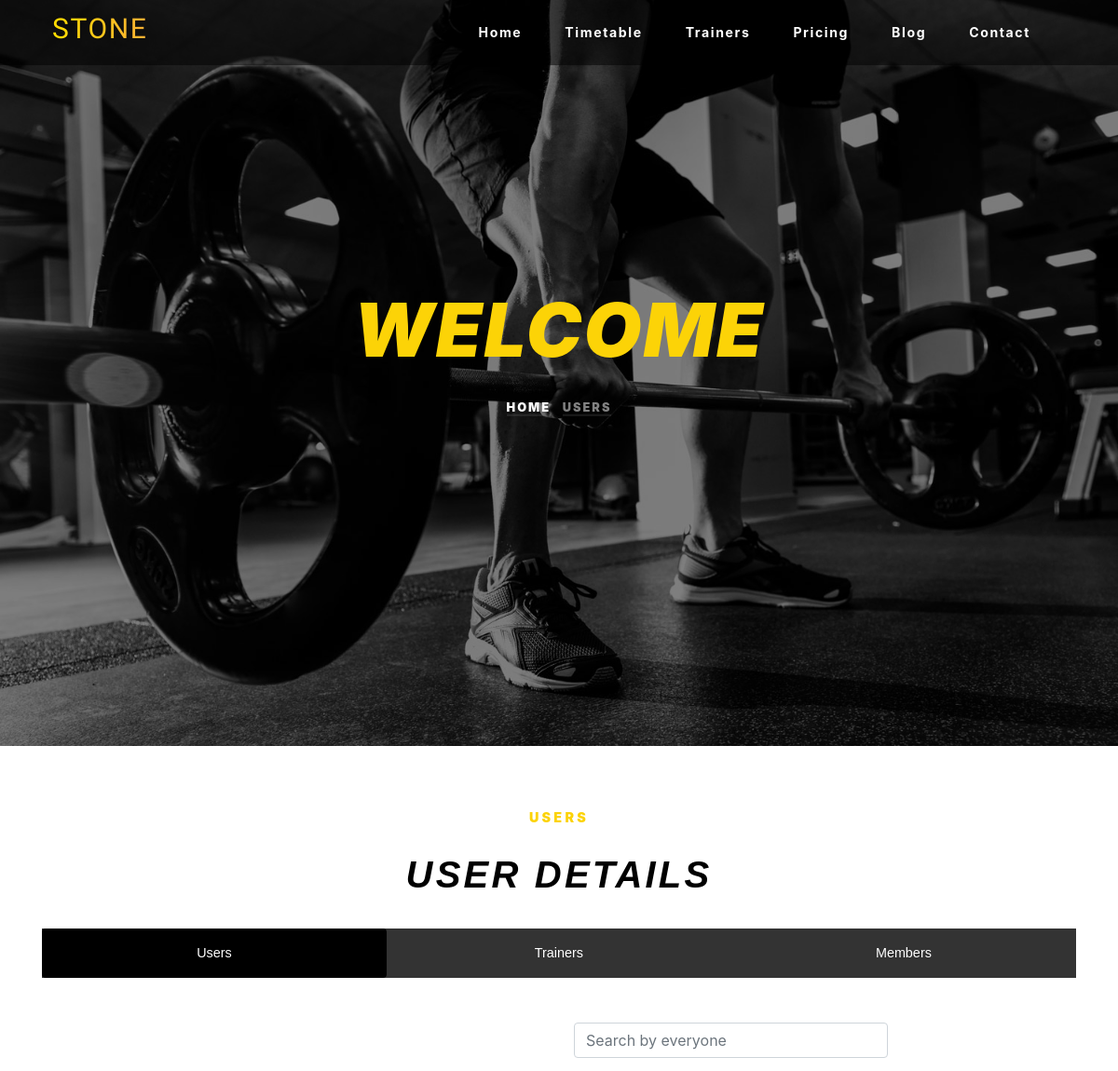
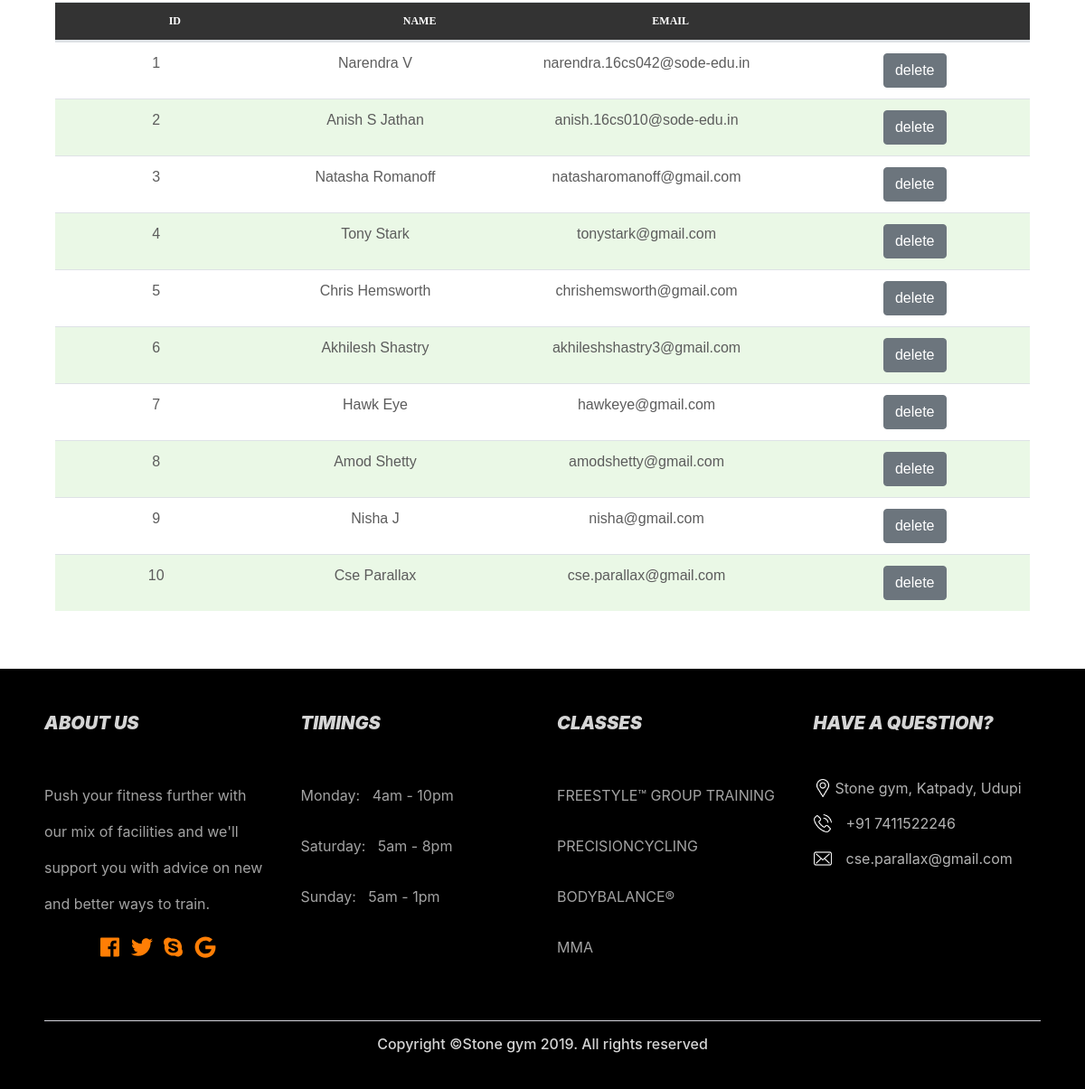
The page /users.php on the database its author committed (2 pictures, top to bottom).
### tables this page shows
CREATE TABLE `users` (
  `id` int(11) NOT NULL,
  `firstname` varchar(100) NOT NULL,
  `lastname` varchar(100) NOT NULL,
  `email` varchar(200) NOT NULL,
  `password` varchar(300) NOT NULL,
  `phoneno` bigint(15) NOT NULL,
  `address` varchar(500) NOT NULL,
  `city` varchar(100) NOT NULL,
  `postal_code` int(10) NOT NULL,
  `token` int(11) NOT NULL
);

### controllers/usersController.php (called while the page is built, shortened)
<?php
    $userQuery = "SELECT * FROM users";
    $stmt = $conn->prepare($userQuery);
    $stmt->execute();
    $user_result = $stmt->get_result();
?>

### users.php (the view, shortened to what this page needs)
<?php
    include 'controllers/authController.php';
    include 'controllers/usersController.php';
?>
<!DOCTYPE html>
<html lang="en">
<head>
    <link href="https://stackpath.bootstrapcdn.com/font-awesome/4.7.0/css/font-awesome.min.css" rel="stylesheet">
    <link rel="stylesheet" href="https://maxcdn.bootstrapcdn.com/bootstrap/4.0.0/css/bootstrap.min.css">
	<link rel="stylesheet" href="https://unpkg.com/aos@next/dist/aos.css" />
	<link rel="stylesheet" href="css/owl.carousel.min.css">
    <link rel="stylesheet" href="css/owl.theme.default.min.css">
    <link href="css/style.css" rel="stylesheet">
    <link href="css/others.css" rel="stylesheet">
    <link href="css/trainers.css" rel="stylesheet">
    <link href="css/easyTable.css"  rel="stylesheet">
</head>
<body onload="userfun()">
    <nav class="navbar navbar-expand-md navbar-dark bg-dark justify-content-center fixed-top">
        <div class="container-fluid pl-5 pr-5">
            <a class="navbar-brand" href="index.php"><h1>STONE</h1></a>
            <div class="collapse navbar-collapse" id="navbarResposive">
                <ul class="navbar-nav ml-auto">
                    <li class="nav-item"><a href="index.php" class="nav-link">Home</a></li>
                    <li class="nav-item"><a href="timetable.php" class="nav-link">Timetable</a></li>
                    <li class="nav-item"><a href="trainers.php" class="nav-link">Trainers</a></li>
                    <?php
                        if(isset($_SESSION['id']))
                        {
                            if($_SESSION['email'] === "narendramanipal2@gmail.com" || $_SESSION['email'] === "anishsjathan@gmail.com")
                            {
                    ?>
                    <li class="nav-item active"><a href="users.php" class="nav-link">Admin</a></li>
                    <?php
                            }
                            else
                            {
                    ?>
                    <li class="nav-item"><a href="pricing.php" class="nav-link">Pricing</a></li>
                    <?php
                            }
                        }
                        else
                        {
                    ?>
                    <li class="nav-item"><a href="pricing.php" class="nav-link">Pricing</a></li>
                    <?php
                        }
                    ?>
                    <li class="nav-item"><a href="blog.php" class="nav-link">Blog</a></li>
                    <li class="nav-item"><a href="contact.php" class="nav-link">Contact</a></li>
                </ul>
            </div>
        </div>
    </nav>
    <div id="car_slides" class="carousel slide" data-ride="carousel" data-interval="7000">
        <div class="carousel-inner">
            <div class="carousel-item active">
                <img src="img/bg_1.jpg">
                <div class="overlay"></div>
                <div class="carousel-caption mt-5 pt-md-5">
                    <h1 class="mb-md-3 mt-md-5 pt-md-5 bread" data-aos="fade-up" data-aos-delay="100">Welcome</h1>
                    <p class="breadcrumbs text-center"><span class="mr-2"><a href="index.php">Home</a></span> <span>users</span></p>
                </div>
            </div>
        </div>
    </div>
    <div class="container-fluid padding">
        <div class="row padding" data-aos="fade-up" data-aos-delay="100">
            <div class="col-12 heading-section text-center mt-5">
                <span>users</span>
            </div>
            <div class="col-12 heading-section text-center">
                <h1>User details</h1>
            </div>
        </div>
        <div class="row padding table-select" data-aos="fade-up" data-aos-delay="250" id="tableContent">
            <div class="container">
                <ul class="nav nav-pills">
                    <li><a class="nav-item nav-link active" data-toggle="pill" href="#users" onclick="userfun()">Users</a></li>
                    <li><a class="nav-item nav-link" data-toggle="pill" href="#trainers" onclick="trainerfun()">Trainers</a></li>
                    <li><a class="nav-item nav-link" data-toggle="pill" href="#members" onclick="memberfun()">Members</a></li>
                </ul>
            </div>
        </div>
        <div class="tab-content" data-aos="fade-up" data-aos-delay="400">
            <div  class="row padding tab-pane fade show active" id="users">
                <div class="container">
                    <div class="col-12 panel panel-default">
                        <div class="table100 ver6 panel-body">
                            <table id="user-table">
                                <thead class="text-center" data-vertable="ver6">
                                    <tr class="row100 head">
                                        <th class="column100 column1">Id</th>
                                        <th class="column100 column2">Name</th>
                                        <th class="column100 column3">Email</th>
                                        <th class="column100 column5"></th>
                                    </tr>
                                </thead>
                                <tbody class="text-center">
                                    <?php
                                        $cnt = 1;
                                        while($user_content = $user_result->fetch_assoc())
                                        {
                                            if($user_content['email'] != "narendramanipal2@gmail.com" and $user_content['email'] != "anishsjathan@gmail.com")
                                            {
                                            ?>
                                                <tr class="row100">
                                                    <form action="" method="post">
                                                        <td class="column100 column1"><?php echo $cnt++; ?></td>
                                                        <td class="column100 column2"><?php echo ucwords($user_content['firstname']." ".$user_content['lastname']); ?></td>
                                                        <td class="column100 column3"><?php echo $user_content['email']; ?></td>
                                                        <td class="column100 column5"><input class="btn btn-secondary" type="submit" name="user-delete" value="delete"></td>
                                                    </form>
                                                </tr>
                                            <?php
                                            }
                                        }
                                    ?>
                                </tbody>
                            </table>
                        </div>
                    </div>
                </div>
            </div>
        </div>
    </div>
	<footer>
		<div class="container-fluid padding px-5">
			<div class="row text-center">
				<div class="col-md-3">
					<h5 class="mb-5">About Us</h5>
					<p>Push your fitness further with our mix of facilities and we'll support you with advice on new and better ways to train.</p>
					<ul class="list-inline">
						<li class="list-inline-item">
							<a class="social-icon text-xs-center" target="_blank" href="#">
								<i class="fab fa-facebook"></i>
							</a>
						</li>
						<li class="list-inline-item">
							<a class="social-icon text-xs-center" target="_blank" href="#">
								<i class="fab fa-twitter"></i>
							</a>
						</li>
						<li class="list-inline-item">
							<a class="social-icon text-xs-center" target="_blank" href="#">
								<i class="fab fa-skype"></i>
							</a>
						</li>
						<li class="list-inline-item">
							<a class="social-icon text-xs-center" target="_blank" href="#">
								<i class="fab fa-google"></i>
							</a>
						</li>
					</ul>
				</div>
				<div class="col-md-3">
					<h5 class="mb-5">Timings</h5>
					<p>Monday: &nbsp; 4am - 10pm</p>
					<p>Saturday: &nbsp; 5am - 8pm</p>
					<p>Sunday: &nbsp; 5am - 1pm</p>
				</div>
				<div class="col-md-3">
					<h5 class="mb-5">Classes</h5>
					<p>FREESTYLE™ GROUP TRAINING</p>
					<p>PRECISIONCYCLING</p>
					<p>BODYBALANCE®</p>
					<p>MMA</p>
				</div>
				<div class="col-md-3">
					<h5 class="mb-5">Have a question?</h5>
					<div class="block-23 mb-3">
						<ul>
							<li><span> <img class="icon  mr-1" src="img/icon/map-marker.png" alt=""> </span><span class="text">Stone gym, Katpady, Udupi</span></li>
							<li><span> <img class="icon mr-3" src="img/icon/phone-call.png" alt=""></span><span class="text"> +91 7411522246</span></li>
							<li><span> <img class="icon mr-3" src="img/icon/envelope.png" alt=""></span><span class="text">cse.parallax@gmail.com</span></li>
						</ul>
					</div>
				</div>
				<div class="col-12">
					<hr class="light-100">
					<h2 class="foo-text">Copyright ©Stone gym 2019. All rights reserved</h2>
				</div>
			</div>
		</div>
	</footer>
</body>
</html>

### css/style.css (style rules this page uses)
html, body { height: 100%; width: 100%; font-family: -apple-system, BlinkMacSystemFont, "Segoe UI", Roboto, "Helvetica Neue", Arial, "Noto Sans", sans-serif, "Apple Color Emoji", "Segoe UI Emoji", "Segoe UI Symbol", "Noto Color Emoji"; color: #000000; }
.navbar { padding: .5rem; font-weight: 700; font-size: .8rem; letter-spacing: .1rem; background-color: #00000080 !important; }
.navbar-nav li { padding-right: 30px; }
.nav-link { font-size: 1.1em !important; }
.navbar-dark .navbar-nav .nav-link { color: #ffff; }
.carousel-inner img { width: 100%; }
.carousel-caption { text-align: center; position: absolute; top: 40%; left: 0%; right: 0%; transform: translateY(-50%); }
p { text-align: justify; font-size: 1.1em !important; color: #666666; line-height: 2.5rem; }
.padding { padding-bottom: 1rem; }
footer { background-color: #000000; color: #d5d5d5; padding-top: 2rem; }
footer h5 { text-transform: uppercase; font-style: italic; font-weight: 900; text-align: left; }
footer p { text-align: left; color: #c7c7c7d1; font-size: 1em !important; font-weight: 400; }
footer .fa-facebook, footer .fa-twitter, footer .fa-instagram, footer .fa-skype, footer .fa-google { font-size: 1.5em; }
.block-23 ul { padding: 0; }
.block-23 ul li, .block-23 ul li > a { display: table; line-height: 1.5; margin-bottom: 15px; }
.block-23 ul li span { color: rgba(255, 255, 255, 0.7); }
.block-23 ul li .icon, .block-23 ul li .text { display: table-cell; vertical-align: top; }
.block-23 ul li .icon { width: 20px; font-size: 18px; padding-top: 2px; color: white; }
.foo-text { font-size: 1em !important; }
hr.light-100 { border-top: 1px solid #d5d5dd; width: 100%; margin-top: .8rem; margin-bottom: 1rem; }
.fa-facebook, .fa-twitter, .fa-instagram, .fa-skype, .fa-google { color: #ff7e05; }
.carousel-item { transition: -webkit-transform 0.5s ease; transition: transform 0.5s ease; transition: transform 0.5s ease, -webkit-transform 0.5s ease; -webkit-backface-visibility: visible; backface-visibility: visible; }
[class*="col-"] { padding: 1rem; }

### css/others.css (style rules this page uses)
.overlay { position: absolute; top: 0; bottom: 0; left: 0; right: 0; background: #000; opacity: .5; }
.heading-section > span, .heading-section h1 { text-transform: uppercase; line-height: .9; font-weight: normal; letter-spacing: .2rem; font-weight: 900 !important; }
.heading-section > span, .heading-section h1 > span { color: #fcd307; font-size: .9em !important; }
.heading-section h1 { font-style: italic; font-family: 'Franklin Gothic Medium', 'Arial Narrow', Arial, sans-serif; }
img { vertical-align: middle; border-style: none; page-break-inside: avoid; }

### css/trainers.css (style rules this page uses)
.carousel-caption .breadcrumbs { text-transform: uppercase; font-size: .8em !important; letter-spacing: 1px; margin-bottom: 20px; z-index: 99; font-weight: 900; letter-spacing: 2px; }
.carousel-caption .breadcrumbs span { border-bottom: 2px solid rgba(255, 255, 255, 0.1); color: rgba(255, 255, 255, 0.5); }
.carousel-caption .breadcrumbs span a { color: #fff; text-decoration: none; }
.carousel-caption .bread { text-transform: uppercase; font-size: 5em !important; color: #fcd307; line-height: 1.2; letter-spacing: 2px !important; font-weight: 900; font-style: italic; }

### css/easyTable.css (style rules this page uses)
.easyTable { outline: none; }
.easyTable thead { cursor: pointer; display: block; margin: 0px; cell-spacing: 0px; left: 0px; }
.easyTable tbody { display: block; overflow: auto; }
.easyTable th { height: 20px; width: 31.25rem; }
.easyTable td { height: 20px; width: 31.25rem; margin: 0px; cell-spacing: 0px; font-size: 1em !important; }
.table100.ver6 tbody tr:nth-child(even) { background-color: #eaf8e6; }
.table100.ver6 td { font-family: Montserrat-Regular; font-size: 1em !important; color: #5c5c5c; line-height: 1.4; font-family: 'Franklin Gothic Medium', 'Arial Narrow', Arial, sans-serif; }
.table100.ver6 th { font-family: Montserrat-Medium; font-size: 12px; color: #fff; line-height: 1.4; text-transform: uppercase; background-color: #333333; }
.table-select ul { list-style-type: none; margin: 0; padding: 0; overflow: hidden; background-color: #333333; width: 100%; }
.table-select li { float: left; width: 33.33%; }
.table-select li a { display: block; color: white; font-family: 'Franklin Gothic Medium', 'Arial Narrow', Arial, sans-serif; font-size: .9em !important; text-align: center; padding: 16px; text-decoration: none; }
.nav-pills .nav-link.active, .nav-pills .show>.nav-link { color: #fff; background-color: #000000; }

### rows shown on the page
users: firstname+lastname "Narendra V", email "narendra.16cs042@sode-edu.in"
users: firstname+lastname "Anish S Jathan", email "anish.16cs010@sode-edu.in"
users: firstname+lastname "Natasha Romanoff", email "natasharomanoff@gmail.com"
users: firstname+lastname "Tony Stark", email "tonystark@gmail.com"
users: firstname+lastname "Chris Hemsworth", email "chrishemsworth@gmail.com"
users: firstname+lastname "Akhilesh Shastry", email "akhileshshastry3@gmail.com"
users: firstname+lastname "Hawk Eye", email "hawkeye@gmail.com"
users: firstname+lastname "Amod Shetty", email "amodshetty@gmail.com"
users: firstname+lastname "Nisha J", email "nisha@gmail.com"
users: firstname+lastname "Cse Parallax", email "cse.parallax@gmail.com"
